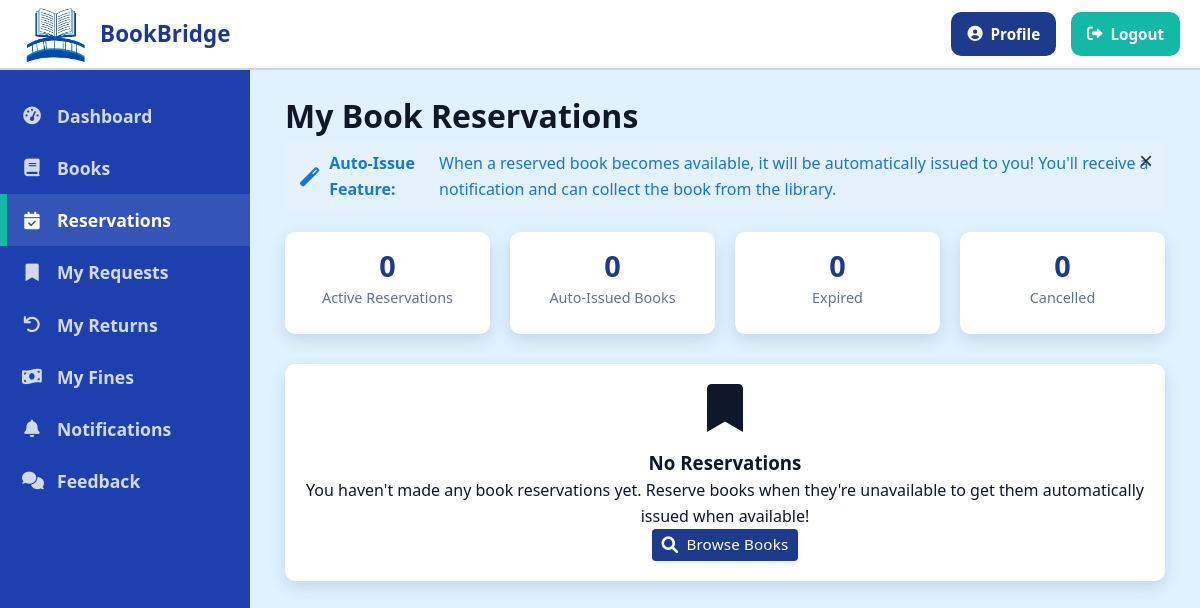
/student/reservations.php (signed in), run on an earlier commit of the app's database.
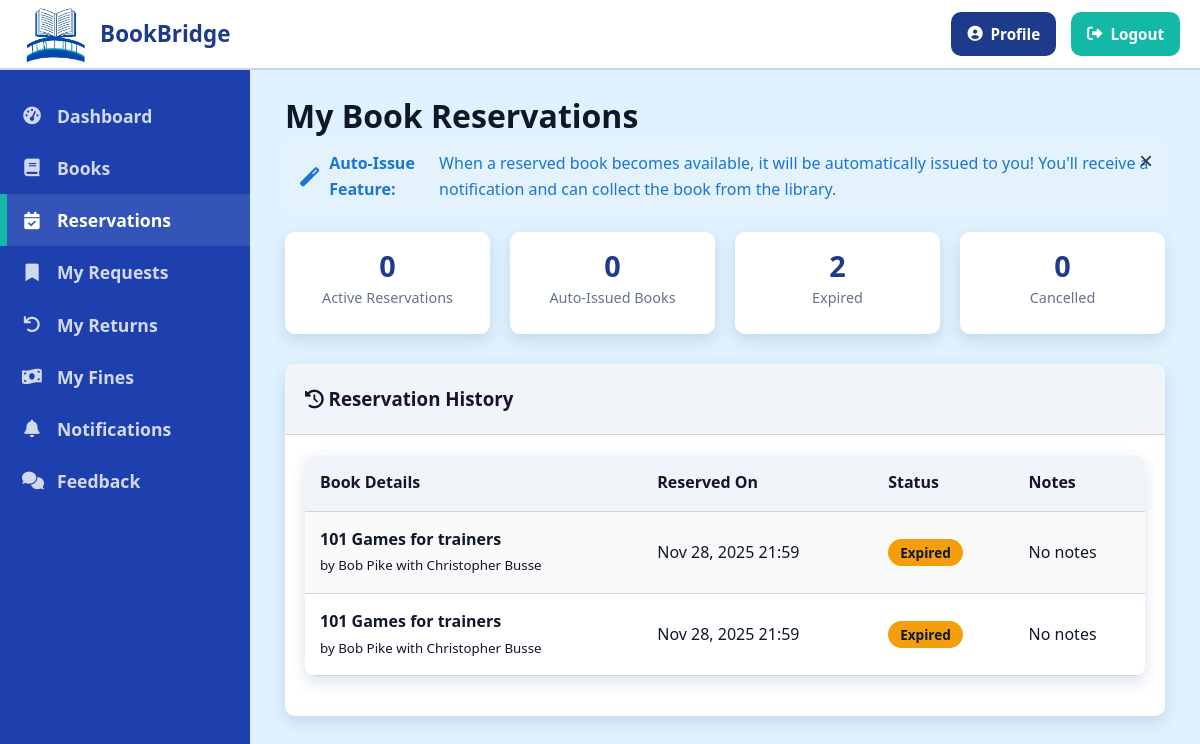
And on a later commit of the database.
### tables this page shows
CREATE TABLE `fulfilled_bookrequests` (
  `id` int(11) NOT NULL,
  `book_id` int(11) NOT NULL,
  `user_id` int(11) NOT NULL,
  `reservation_date` timestamp NOT NULL DEFAULT current_timestamp(),
  `status` enum('active','fulfilled','cancelled','expired') NOT NULL DEFAULT 'active',
  `priority_number` int(11) NOT NULL,
  `expires_at` datetime NOT NULL,
  `notified_at` datetime DEFAULT NULL,
  `notes` text DEFAULT NULL
);

CREATE TABLE `books` (
  `id` int(11) NOT NULL,
  `book_name` varchar(100) DEFAULT NULL,
  `author` varchar(100) DEFAULT NULL,
  `book_no` varchar(20) DEFAULT NULL,
  `publisher` varchar(100) DEFAULT NULL,
  `category` varchar(50) DEFAULT NULL,
  `available_quantity` int(11) NOT NULL DEFAULT 0,
  `total_quantity` int(11) NOT NULL DEFAULT 0,
  `created_at` timestamp NOT NULL DEFAULT current_timestamp(),
  `updated_at` timestamp NOT NULL DEFAULT current_timestamp() ON UPDATE current_timestamp()
);

### includes/functions.php (called while the page is built, shortened)
<?php
function getUserReservations($conn, $userId) {
    $stmt = $conn->prepare("
        SELECT r.*, b.book_name, b.author, b.available_quantity
        FROM fulfilled_bookrequests r
        JOIN books b ON r.book_id = b.id
        WHERE r.user_id = ?
        ORDER BY r.status ASC, r.priority_number ASC
    ");
    $stmt->bind_param("i", $userId);
    $stmt->execute();
    $result = $stmt->get_result();
    $reservations = array();
    while ($row = $result->fetch_assoc()) {
        $reservations[] = $row;
    }
    return $reservations;
}
    ?>

### student/reservations.php (the view, shortened to what the changed rows need)
<?php
include_once '../includes/header.php';
$userId = $_SESSION['user_id'];
$reservations = getUserReservations($conn, $userId);
$expiredReservations = array_filter($reservations, function($res) { return $res['status'] == 'expired'; });
$cancelledReservations = array_filter($reservations, function($res) { return $res['status'] == 'cancelled'; });
?>
<div class="container">
    <h1 class="page-book_name">My Book Reservations</h1>
    <div class="stats-container mb-4">
        <div class="stat-card">
            <div class="stat-info">
                <div class="stat-number"><?php echo count($expiredReservations); ?></div>
                <div class="stat-label">Expired</div>
            </div>
        </div>
    </div>
    <?php if (count($expiredReservations) > 0 || count($cancelledReservations) > 0): ?>
    <div class="card">
        <div class="card-header">
            <h3><i class="fas fa-history text-muted"></i> Reservation History</h3>
        </div>
        <div class="card-body">
            <div class="table-container">
                <table class="table table-striped">
                    <thead>
                        <tr>
                            <th>Book Details</th>
                            <th>Reserved On</th>
                            <th>Status</th>
                            <th>Notes</th>
                        </tr>
                    </thead>
                    <tbody>
                        <?php foreach (array_merge($expiredReservations, $cancelledReservations) as $reservation): ?>
                            <tr>
                                <td>
                                    <strong><?php echo htmlspecialchars($reservation['book_name']); ?></strong><br>
                                    <small class="text-muted">by <?php echo htmlspecialchars($reservation['author']); ?></small>
                                </td>
                                <td><?php echo date('M d, Y H:i', strtotime($reservation['reservation_date'])); ?></td>
                                <td>
                                    <?php if ($reservation['status'] == 'expired'): ?>
                                        <span class="badge badge-warning">Expired</span>
                                    <?php else: ?>
                                        <span class="badge badge-secondary">Cancelled</span>
                                    <?php endif; ?>
                                </td>
                                <td>
                                    <?php if (!empty($reservation['notes'])): ?>
                                        <?php echo htmlspecialchars($reservation['notes']); ?>
                                    <?php else: ?>
                                        <span class="text-muted">No notes</span>
                                    <?php endif; ?>
                                </td>
                            </tr>
                        <?php endforeach; ?>
                    </tbody>
                </table>
            </div>
        </div>
    </div>
    <?php endif; ?>
    <?php if (count($reservations) == 0): ?>
        <div class="card">
            <div class="card-body text-center">
                <i class="fas fa-bookmark fa-3x text-muted mb-3"></i>
                <h3>No Reservations</h3>
                <p class="text-muted">You haven't made any book reservations yet. Reserve books when they're unavailable to get them automatically issued when available!</p>
                <a href="books.php" class="btn btn-primary">
                    <i class="fas fa-search"></i> Browse Books
                </a>
            </div>
        </div>
    <?php endif; ?>
</div>
<?php include_once '../includes/footer.php'; ?>

What changed in the data, as far as the page shows it:
added fulfilled_bookrequests: book.book_name "101 Games for trainers", book.author "Bob Pike with Christopher Busse", reservation_date "Nov 28, 2025 21:59", status "Expired", notes "No notes"
added fulfilled_bookrequests: book.book_name "101 Games for trainers", book.author "Bob Pike with Christopher Busse", reservation_date "Nov 28, 2025 21:59", status "Expired", notes "No notes"
Also different on the page:
count($expiredReservations): "0" → "2"
text no longer shown: "No Reservations You haven't made any book reservations yet. Reserve books when they're unavailable to get them automatically issued when available! Browse Books"
text now shown: "Reservation History Book Details Reserved On Status Notes"
